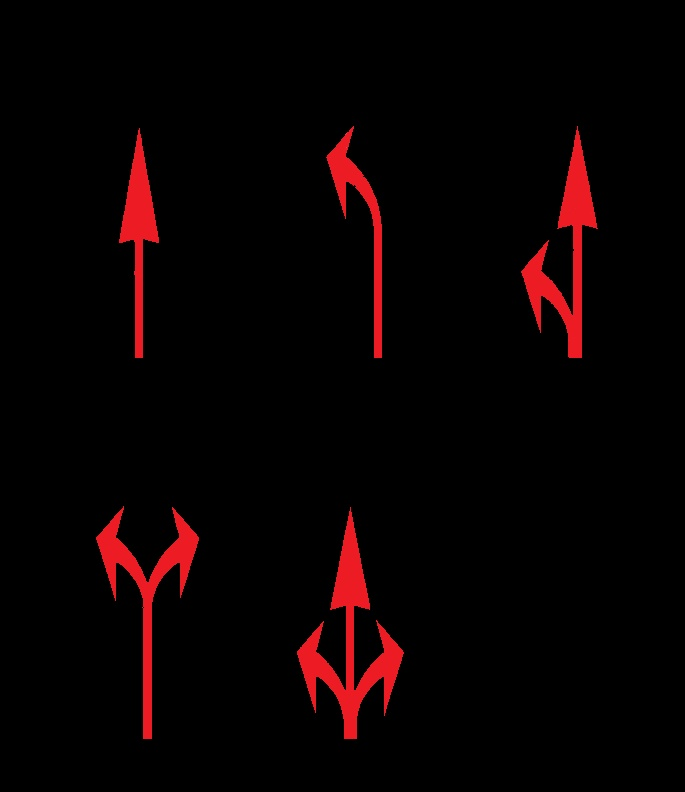
#> input picture filter_color.jpg, 685 x 792 px
$ python -i sam_use.py   (imports and definitions only)
#> lines starting #> are read from the running program, lines starting #| are printed output that depends on the picture; after the words box and inside, x2 and y2 are one past the last pixel; in counts of white or black regions, pixels touching at a corner belong together
import os
import cv2
import numpy as np
from PIL import Image

def build_point_grid(n_per_side: int) -> np.ndarray:
    """Generates a 2D grid of points evenly spaced in [0,1]x[0,1]."""
    offset = 1 / (2 * n_per_side)
    points_one_side = np.linspace(offset, 1 - offset, n_per_side)
    points_x = np.tile(points_one_side[None, :], (n_per_side, 1))
    points_y = np.tile(points_one_side[:, None], (1, n_per_side))
    points = np.stack([points_x, points_y], axis=-1).reshape(-1, 2)
    return points

# [37 lines left out: functions build_point_grid_xy, build_point_grid_from_real_size, save_mask, save_mask_index, not called in this run]

def build_point_grid_in_crop_mask(n_per_side: int, mask_array: np.ndarray, offsets=(0, 0), grids=None, original_size=(1024, 1024)) -> np.ndarray:
    """Generates a 2D grid of points evenly spaced in [0,1]x[0,1]."""
    if grids is None:
        points = build_point_grid(n_per_side)
    else:
        points = np.array(grids)

    # Convert to pixel coordinates
    height, width = original_size
    pixel_points = (points * [width, height]).astype(int)
    # Ensure coordinates are within bounds
    pixel_points = np.clip(pixel_points, [0, 0], [width - 1, height - 1])

    x_crop = pixel_points[:, 0] - offsets[1]  # subtract x offset
    y_crop = pixel_points[:, 1] - offsets[0]  # subtract y offset

    # Ensure we're indexing inside the crop
    valid_mask = (
        (x_crop >= 0) & (x_crop < mask_array.shape[1]) &
        (y_crop >= 0) & (y_crop < mask_array.shape[0])
    )

    x_crop = x_crop[valid_mask]
    y_crop = y_crop[valid_mask]

    filtered_pixel_points = pixel_points[valid_mask]
    mask_values = mask_array[y_crop, x_crop]

    result = filtered_pixel_points[mask_values > 0]

    return np.array(result)

def sample_grid_from_mask(mask_image, min_area_threshold=0, grids=None, sample_outside=False):
    binary_mask = check_mask_type(mask_image)

    original_height, original_width = binary_mask.shape
    # connectedComponentsWithStats to separate mask into connected components
    num_labels, labels, stats, _ = cv2.connectedComponentsWithStats(binary_mask, connectivity=8) # label 0 is background
    # stats is a list of [x, y, width, height, area] for each component
    input_points_list = []
    input_labels_list = []
    kernel_size = 5

    print("num_labels (num of connected components):", num_labels)
    for i in range(1, num_labels):
        x, y, w, h, area = stats[i]
        bounding_area = w * h
        # filter out small components based on bounding box area size
        # if bounding_area < min_area_threshold:
        #     continue

        component_mask = (labels[y:y+h, x:x+w] == i).astype(np.uint8) * 255
        input_points = build_point_grid_in_crop_mask(128, component_mask, (y, x), grids, original_size=(original_height, original_width))
        input_labels = np.ones(input_points.shape[0], dtype=int)  # Foreground

        keep_list = []

        for i, input_point in enumerate(input_points):
            if not check_dist_to_background(binary_mask, input_point, kernel_size):
                keep_list.append(i)

        input_points = input_points[keep_list]
        input_labels = input_labels[keep_list]

        if input_points.shape[0] == 0:
            continue
            cx, cy = find_centroid_in_white(component_mask)
            # sample point at the nearest centroid of the mask where mask value is 255
            input_points = np.array([[cx, cy]])
            input_labels = np.array([1])


        # append input points and labels to list
        input_points_list.append(input_points)
        input_labels_list.append(input_labels)


    return input_points_list, input_labels_list

# make sure the centroid is on a white mask area
# [27 lines left out: function find_centroid_in_white, not called in this run]

def check_dist_to_background(mask, pt, kernel_size):
    if isinstance(kernel_size, int):
        kernel_size = kernel_size + 1 if kernel_size % 2 == 0 else kernel_size
        kernel_half_size = kernel_size // 2
    else:
        raise RuntimeError("kernel parameter must be a int or ndarray")

    base_x, base_y = pt
    height, width = mask.shape[:2]

    for i in range(-kernel_half_size, kernel_half_size):
        for j in range(-kernel_half_size, kernel_half_size):
            y = base_y + i
            x = base_x + j


            if 0 <= y < height and 0 <= width < width and mask[y][x] == 0:
               return True

    return False


def check_mask_type(mask_image):
    if isinstance(mask_image, str):
        mask_image_path = mask_image
        mask_image = Image.open(mask_image_path).convert("L")  # Convert to grayscale
        mask_array = np.array(mask_image)
        _, binary_mask = cv2.threshold(mask_array, 127, 255, cv2.THRESH_BINARY)
    elif isinstance(mask_image, np.ndarray):
        binary_mask = mask_image
    else:
        raise TypeError("mask_image should be either a file path or a numpy array")

    return binary_mask

# [12 lines left out: function save_keep_index_list, not called in this run]

>>> import cv2
>>> picture = cv2.imread('../../../filter_color.jpg', cv2.IMREAD_GRAYSCALE)
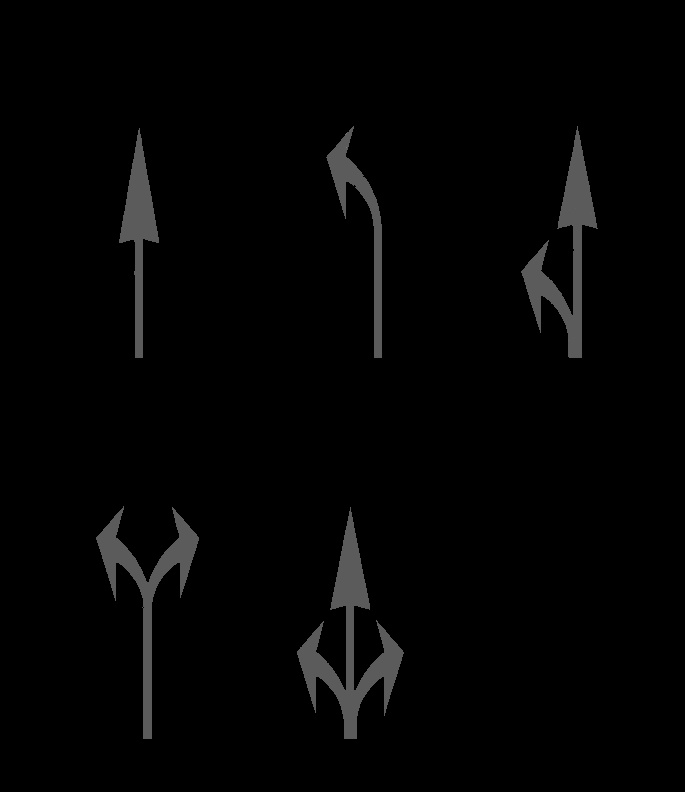
#> picture: shape (792, 685); min 0, max 124, mean 3.8
>>> result = sample_grid_from_mask(picture)
#> in sample_grid_from_mask, `num_labels, labels, stats, _ = cv2.connectedComponentsWithStats(binary..`:
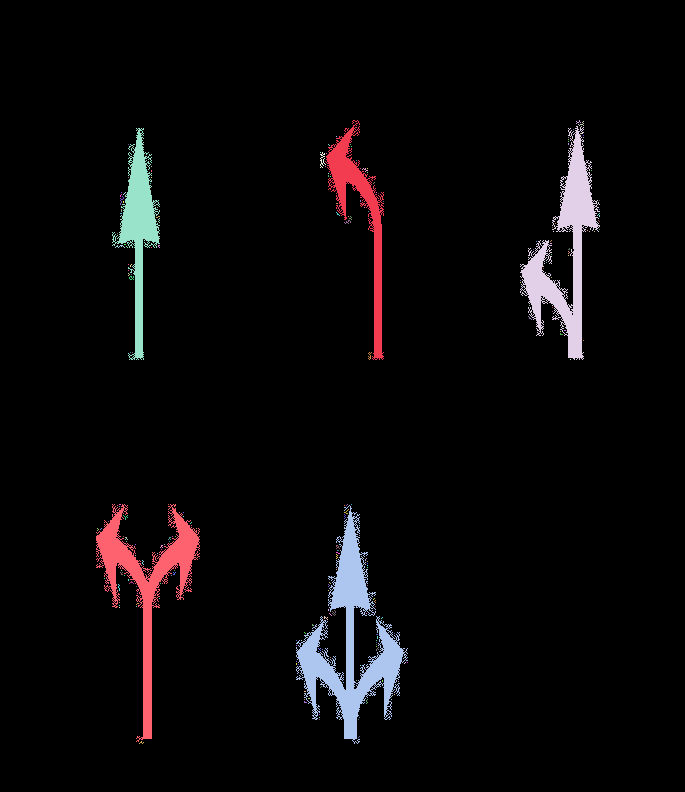
#> labels: shape (792, 685) int32; 232 distinct labels, from 0 to 231; one colour per label, 0 black
#> in sample_grid_from_mask, `num_labels, labels, stats, _ = cv2.connectedComponentsWithStats(binary..`: num_labels = 232; stats = 232 rows, first 6: [0, 0, 685, 792, 515973], [325, 120, 59, 240, 3268], [576, 120, 5, 4, 7], [578, 121, 6, 5, 9], [520, 126, 80, 234, 5836], [112, 128, 48, 232, 3687]
#| num_labels (num of connected components): 232
#> the loop in sample_grid_from_mask, `for i in range(1, num_labels):` made 231 passes
#> (x, y, w, h, area, bounding_area) on passes 1, 4: (325, 120, 59, 240, 3268, 14160), (520, 126, 80, 234, 5836, 18720)
#> pass 1, in sample_grid_from_mask, `component_mask = (labels[y:y+h, x:x+w] == i).astype(np.uint8) * 255`:
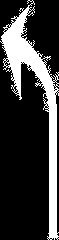
#> component_mask: shape (240, 59); 23.1% white; 1 white region, box (x1, y1, x2, y2) and area: (0, 0, 59, 240) 3268
